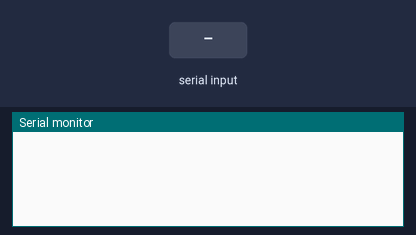
Simulated run of this sketch. Board: ESP32. Parts: the last lines printed to the serial monitor. Inputs (shaded band) come from the test bench.

Above: at 18.0 s.
18.1 s: "<90,45,200>" received over the second serial link
At 21.1 s:
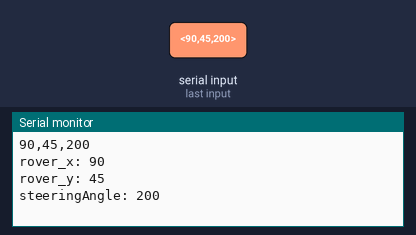
28.1 s: "<90,45>" received over the second serial link
At 36.2 s:
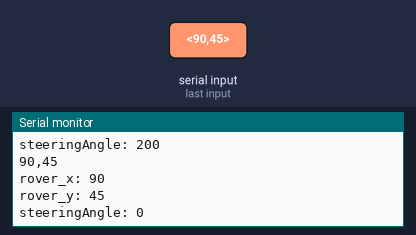
38.1 s: "<0>" received over the second serial link
At 51.2 s:
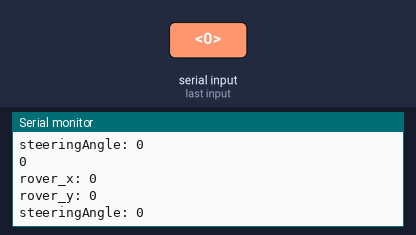

The sketch:

esp32Serial.ino
```cpp
#define TXD2 17 // look for port 8 on the arduino adaptor of the ESP32, connect this to RX on the arduino
#define RXD2 16 // look for port 9 on the arduino adaptor of the ESP32, connect this to TX on the arduino

// variables used for Serial Communication
#define MSG_BUFFER_SIZE (50)
char msg[MSG_BUFFER_SIZE];
char recvFromDrive[MSG_BUFFER_SIZE];
char tmpFromDrive[MSG_BUFFER_SIZE];
boolean newData = false;

// variables received from DRIVE
int rover_x;
int rover_y;
int steeringAngle;

// variables received from COMMAND to send to DRIVE
int driveMode=0;
// automatic mode
int target_x=200;           // target x-coordinate to travel to
int target_y=300;           // target y-coordinate to travel to
int radius=50;             // radius to sweep in automatic mode
// manual mode: can only be used after all obstacles have been detected
int cmd_direction=0;      // 0 for forwards, 1 for backwards
int cmd_dist=500;           // travel distance in terms of mm
int cmd_angle=45;          // -180 to 180, ACW is positive, CW is negative
int cmd_speed=5;          // rover speed


void setup() {
  Serial.begin(115200);
  Serial2.begin(9600, SERIAL_8N1, RXD2, TXD2);
}

void loop() {
 getDriveData();
 sendToDrive();
}

// Send Data to DRIVE every 10 seconds
void sendToDrive() {
  // automatic mode
  if (driveMode == 0) {
    snprintf (msg, MSG_BUFFER_SIZE, "<%c,%i,%i,%i,%i>", 'A', target_x, target_y, radius);
  }
  // manual mode
  if (driveMode == 1) {
    snprintf (msg, MSG_BUFFER_SIZE, "<%c,%i,%i,%i,%i,%i>", 'M', cmd_direction, cmd_dist, cmd_angle, cmd_speed);
  }
  Serial2.write(msg);
  delay(10000);
}

void getDriveData() {
  recvFromSerial2();
  if (newData == true) {
    Serial.println(recvFromDrive);
    strcpy(tmpFromDrive, recvFromDrive);
    parseDriveData();
    printDriveData();
    newData = false;
  }
}

void recvFromSerial2() {
  static boolean recvInProgress = false;
  static byte ndx = 0;
  char startMarker = '<';
  char endMarker = '>';
  char rc;

  while (Serial2.available() > 0 && newData == false) {
    rc = Serial2.read();
    if (recvInProgress == true) {
      if (rc != endMarker) {
        recvFromDrive[ndx] = rc;
        ndx++;
        if (ndx >= MSG_BUFFER_SIZE) {
          ndx = MSG_BUFFER_SIZE - 1;
        }
      }
      else {
        recvFromDrive[ndx] = '\0'; // terminate the string
        recvInProgress = false;
        ndx = 0;
        newData = true;
      }
    }
    else if (rc == startMarker) {
      recvInProgress = true;
    }
  }
}

void parseDriveData() {
  char * strtokIndx;
  strtokIndx = strtok(recvFromDrive, ",");
  rover_x = atoi(strtokIndx);
  strtokIndx = strtok(NULL, ",");
  rover_y = atoi(strtokIndx);
  strtokIndx = strtok(NULL, ",");
  steeringAngle = atoi(strtokIndx);
}

void printDriveData() {
  Serial.print("rover_x: ");
  Serial.println(rover_x);
  Serial.print("rover_y: ");
  Serial.println(rover_y);
  Serial.print("steeringAngle: ");
  Serial.println(steeringAngle);
  delay(5000);
}
```

Measured:
- after the input at 18.1 s, the serial monitor: prints a new line after 1.9 s (image 1)
- after the input at 28.1 s, the serial monitor: prints a new line after 6.9 s (image 2)
- after the input at 38.1 s, the serial monitor: prints a new line after 11.9 s (image 3)
